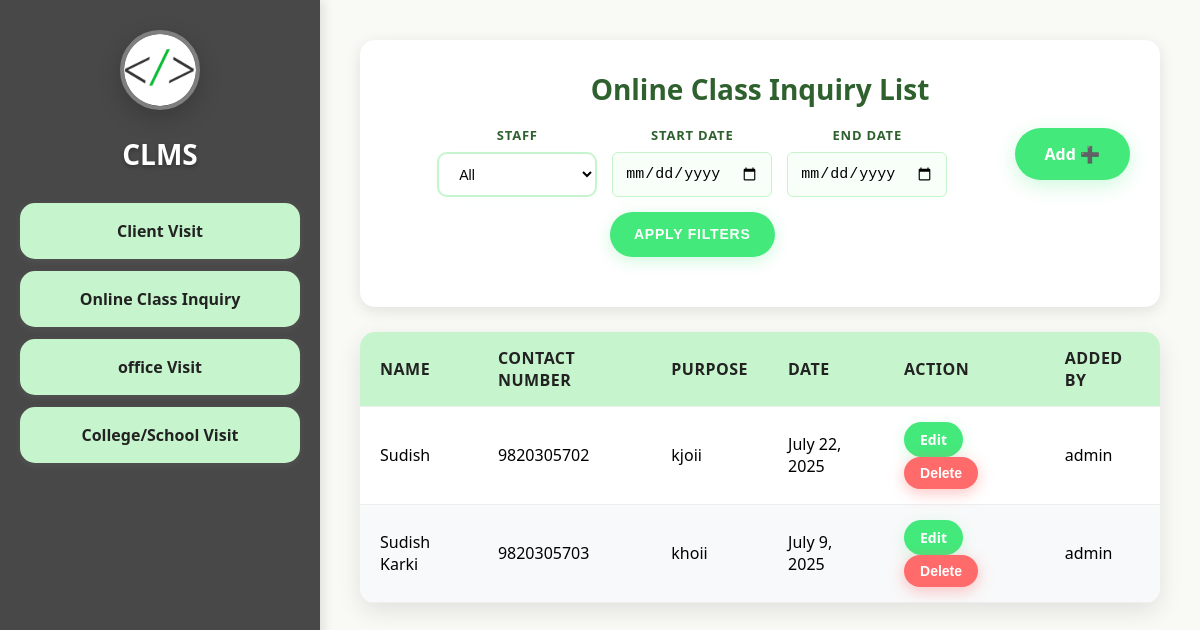
Screenshot of /add-dashboard/online-class/list/ (signed in) with the database file from the repository.
### staff/models.py (models this page shows, shortened)
class OnlineClassInquiry(models.Model):
    user = models.ForeignKey(User, on_delete=models.CASCADE)
    name = models.CharField(max_length=100)
    contact = models.CharField(max_length=20)
    purpose = models.CharField(max_length=255)
    date = models.DateField()

### staff/views.py (the view)
# urls.py: path('online-class/list/', views.online_class_list, name='online_class_list'),
@login_required
def online_class_list(request):
    if request.user.is_superuser:
        online_classes = OnlineClassInquiry.objects.all().order_by('-date')
        staff_filter = request.GET.get('staff')
        if staff_filter and staff_filter != 'all':
            online_classes = online_classes.filter(user_id=staff_filter)
        start_date = request.GET.get('start_date')
        end_date = request.GET.get('end_date')
        if start_date:
            try:
                start_date = datetime.strptime(start_date, '%Y-%m-%d').date()
                online_classes = online_classes.filter(date__gte=start_date)
            except ValueError:
                pass
        if end_date:
            try:
                end_date = datetime.strptime(end_date, '%Y-%m-%d').date()
                online_classes = online_classes.filter(date__lte=end_date)
            except ValueError:
                pass
        staff_users = User.objects.filter(is_staff=True).order_by('username')
    else:
        online_classes = OnlineClassInquiry.objects.filter(user=request.user).order_by('-date')
        staff_users = None
    return render(request, 'pages/staff/Online_Class.html', {
        'online_classes': online_classes,
        'staff_users': staff_users,
        'current_filters': {
            'staff': request.GET.get('staff', ''),
            'start_date': request.GET.get('start_date', ''),
            'end_date': request.GET.get('end_date', ''),
        }
    })

### templates/pages/staff/Online_Class.html (shortened to what this page needs)
{% load static %}
<!DOCTYPE html>
<html lang="en">
<head>
  <link rel="stylesheet" href="{% static 'css/Visit.css' %}">
</head>
<body>
  <div class="container">
    <div class="sidebar">
      <div class="logo">
        <a href="{% url 'add_dashboard' %}">
         <img src="{% static 'assets/favicon.png' %}" alt="Logo">
        </a>
      </div>
      <h2>CLMS</h2>
      <ul>
        <li><a href="{% url 'client_visit_list' %}">Client Visit</a></li>
        <li><a href="{% url 'online_class_list' %}">Online Class Inquiry</a></li>
        <li><a href="{% url 'office_visit_list' %}">office Visit</a></li>
        <li><a href="{% url 'college_visit_list' %}">College/School Visit</a></li>
      </ul>
    </div>
    <div class="main-content">
      <div class="header">
        <h2>Online Class Inquiry List</h2>
        <div class="header-controls">
          <a href="{% url 'add_dashboard' %}" class="add-btn">Add ➕</a>
          {% if user.is_superuser and staff_users %}
          <div class="filter-container">
            <form method="GET" class="filter-form" style="display: flex; align-items: center; gap: 15px; flex-wrap: wrap;">
              <div class="filter-item">
                <label for="staff">Staff</label>
                <select name="staff" id="staff">
                  <option value="all" {% if current_filters.staff == 'all' or not current_filters.staff %}selected{% endif %}>All</option>
                </select>
              </div>
              <div class="filter-item">
                <label for="start_date">Start Date</label>
                <input type="date" name="start_date" id="start_date" value="{{ current_filters.start_date }}" placeholder="yyyy-mm-dd">
              </div>
              <div class="filter-item">
                <label for="end_date">End Date</label>
                <input type="date" name="end_date" id="end_date" value="{{ current_filters.end_date }}" placeholder="yyyy-mm-dd">
              </div>
              <button type="submit" class="apply-btn">Apply Filters</button>
            </form>
          </div>
          {% endif %}
        </div>
      </div>
      <table>
        <thead>
          <tr>
            <th>Name</th>
            <th>Contact Number</th>
            <th>Purpose</th>
            <th>Date</th>
            <th>Action</th>
            <th>Added By</th>
          </tr>
        </thead>
        <tbody>
          {% for inquiry in online_classes %}
          <tr class="{% cycle 'white-row' 'green-row' %}">
            <td>{{ inquiry.name }}</td>
            <td>{{ inquiry.contact }}</td>
            <td>{{ inquiry.purpose }}</td>
            <td>{{ inquiry.date }}</td>
            <td>
              <a href="{% url 'edit_online' inquiry.id %}" class="edit-btn">Edit</a>
              <form method="POST" action="{% url 'delete_online' inquiry.id %}" style="display: inline; margin: 0;">
                <button class="delete-btn">Delete</button>
              </form>
            </td>
            <td>{{ inquiry.user.username }}</td>
          </tr>
          {% empty %}
          <tr>
            <td colspan="5">No online class inquiries available.</td>
          </tr>
          {% endfor %}
        </tbody>
      </table>
    </div>
  </div>
</body>
</html>

### rows the page displays
OnlineClassInquiry: name "Sudish", contact "9820305702", purpose "kjoii", date "July 22, 2025", user.username "admin"
OnlineClassInquiry: name "Sudish Karki", contact "9820305703", purpose "khoii", date "July 9, 2025", user.username "admin"
